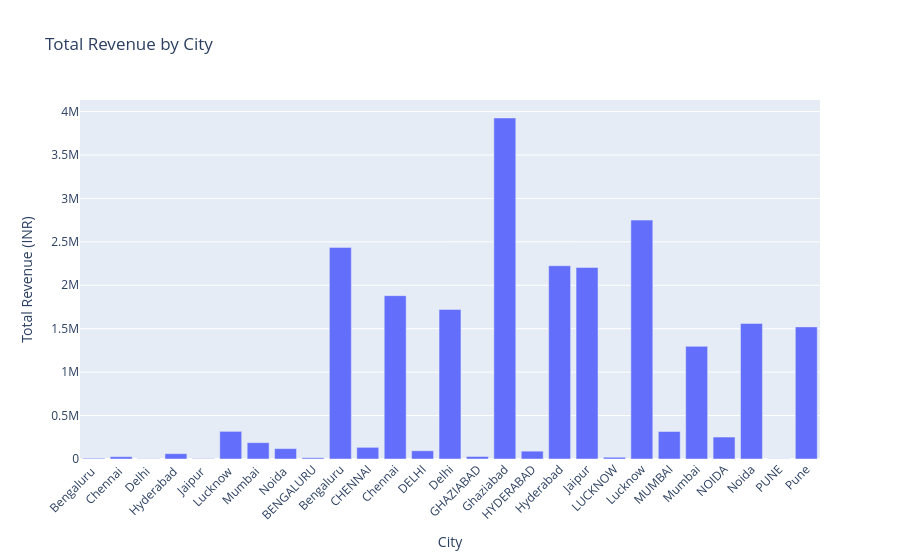

The notebook cell saved with this chart:
### Code cell
revenue_by_city = sales.groupby('City', as_index=False)['Total_Amount_INR'].sum()

fig = px.bar(
    revenue_by_city,
    x='City',
    y='Total_Amount_INR',
    title='Total Revenue by City',
    labels={
        'City': 'City',
        'Total_Amount_INR': 'Total Revenue (INR)'
    },
    hover_data={'Total_Amount_INR': ':,.2f'}
)

fig.update_layout(
    xaxis_title='City',
    yaxis_title='Total Revenue (INR)',
    xaxis_tickangle=-45
)

fig.show()

### Figure 1 — Plotly figure (JSON) as saved in the notebook; plotly's stock layout.template omitted (floating-point values rounded to 4 significant figures)
{"data": [{"hovertemplate": "City=%{x}<br>Total Revenue (INR)=%{y:,.2f}<extra></extra>", "legendgroup": "", "marker": {"color": "#636efa", "pattern": {"shape": ""}}, "name": "", "orientation": "v", "showlegend": false, "textposition": "auto", "type": "bar", "x": [" Bengaluru ", " Chennai ", " Delhi ", " Hyderabad ", " Jaipur ", " Lucknow ", " Mumbai ", " Noida ", "BENGALURU", "Bengaluru", "CHENNAI", "Chennai", "DELHI", "Delhi", "GHAZIABAD", "Ghaziabad", "HYDERABAD", "Hyderabad", "Jaipur", "LUCKNOW", "Lucknow", "MUMBAI", "Mumbai", "NOIDA", "Noida", "PUNE", "Pune"], "xaxis": "x", "y": [8280.0, 26600.0, 2835.0, 61200.0, 4590.0, 318300.0, 188100.0, 119600.0, 14000.0, 2436000.0, 134300.0, 1881000.0, 94650.0, 1722000.0, 28900.0, 3927000.0, 90190.0, 2225000.0, 2205000.0, 20120.0, 2750000.0, 316600.0, 1297000.0, 253000.0, 1561000.0, 2565.0, 1521000.0], "yaxis": "y"}], "layout": {"barmode": "relative", "legend": {"tracegroupgap": 0}, "title": {"text": "Total Revenue by City"}, "xaxis": {"anchor": "y", "domain": [0, 1], "tickangle": -45, "title": {"text": "City"}}, "yaxis": {"anchor": "x", "domain": [0, 1], "title": {"text": "Total Revenue (INR)"}}}}
